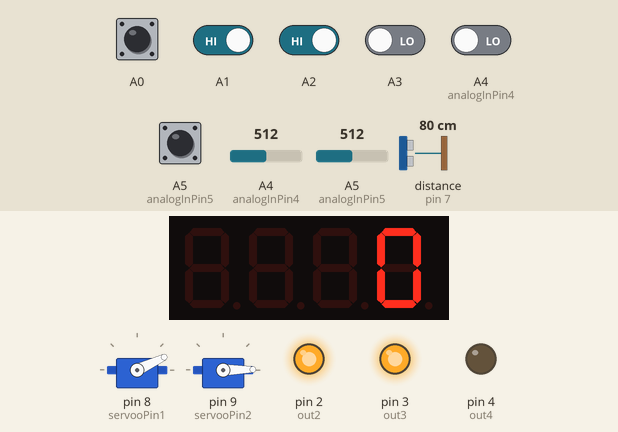
Simulated run of this sketch. Board: Arduino Uno, built with avr-gcc and run on an emulated ATmega328P. Shown: 2 × servo, 4-digit seven-segment display, output pins drawn as LEDs (lit = HIGH). The inputs (shaded band) are chosen by the test bench; at power-on: A0–2, A5 (analogInPin5) HIGH, A3, A4 (analogInPin4) LOW, A4 (analogInPin4) = 512, A5 (analogInPin5) = 512, distance to the obstacle (sensor on pin 7) 80 cm. The echo pulse lasts 58.3 µs per cm; pins used as bus, display or sensor lines are not drawn; what the sketch prints to the serial monitor is not drawn.

Above: at 8.8 s.
8.9 s: A4 (analogInPin4) set to 583
16.9 s: A4 (analogInPin4) set to 612
At 20.2 s:
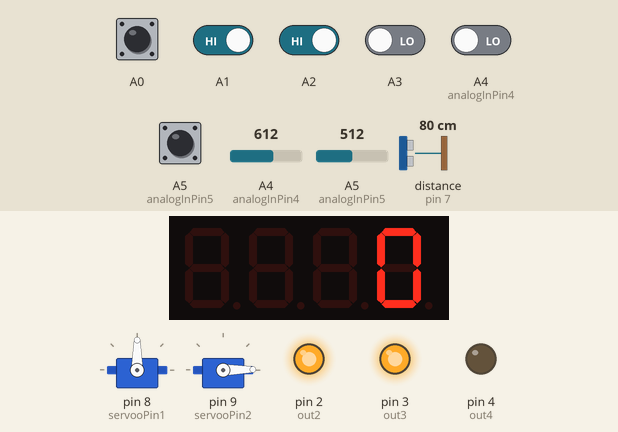
24.9 s: A5 (analogInPin5) set to 610
At 32.8 s:
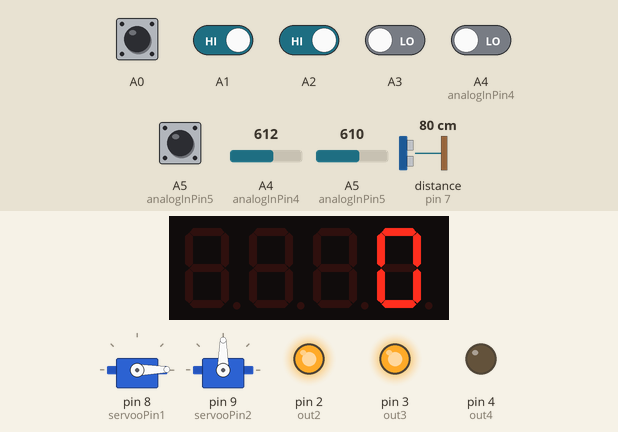
32.9 s: A1 driven LOW
At 44.9 s:
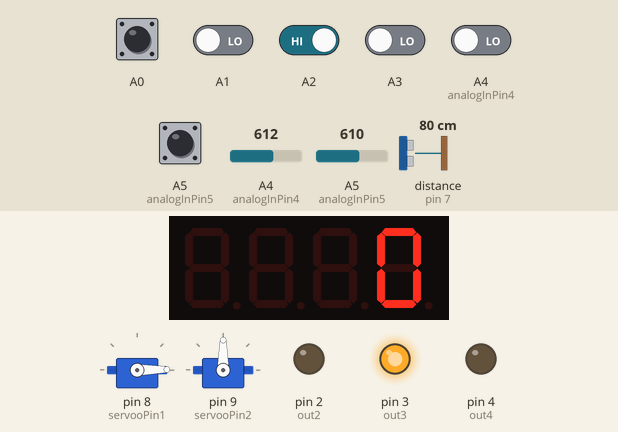
46.9 s: A3 driven HIGH
54.9 s: A2 driven LOW
At 69.4 s:
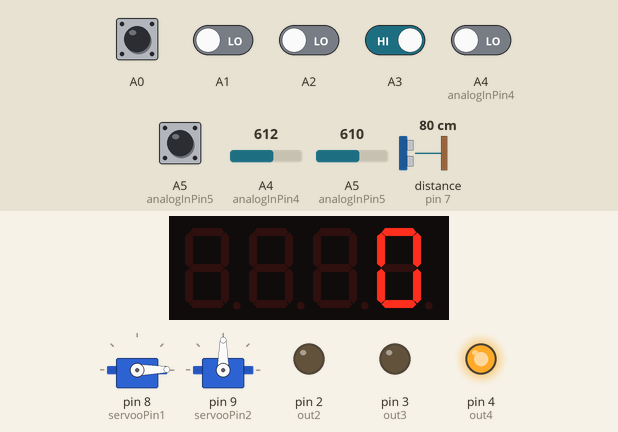
Timing chart, 0 to 71.6 s (numbered marks = the images above; inputs shaded):
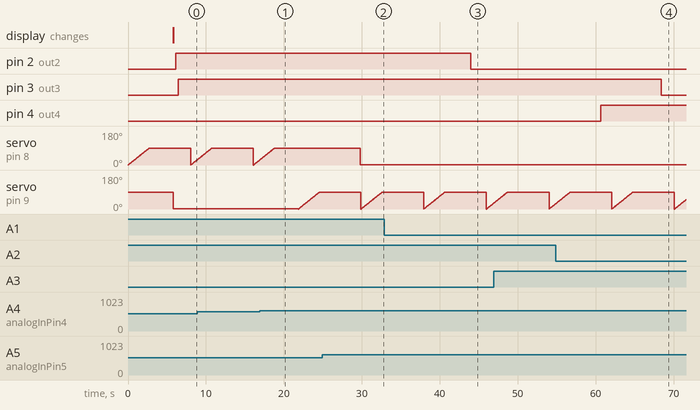

Measured:
- the behaviour switches between 600 and 601 on A4 (analogInPin4) (found by bisection; images 0 and 1)
- after the input at 16.9 s, servo on pin 8 (servooPin1): goes on until 18.8 s, then stays 90°
- after the input at 24.9 s, servo on pin 8 (servooPin1): goes on until 29.8 s, then stays 1°
- after the input at 32.9 s, pin 2 (out2): HIGH → LOW after 11.1 s
- after the input at 54.9 s, pin 3 (out3): HIGH → LOW after 13.5 s
- by itself, servo on pin 9 (servooPin2): ramps from 0° to 90° and jumps back, once every 8.0 s

The sketch:

IOT_SPS.ino
```cpp
#include <Servo.h>
#include <Arduino.h>
#include <TM1637Display.h>
#define CLK 11
#define DIO 12
#define TEST_DELAY   2000
TM1637Display display(CLK, DIO);

const int analogInPin5 = A5; // entry Gate IR
const int analogInPin4 = A4; // Exit Gate IR
int sensorrValue = 0;
//int sensorrValue1 = 1;
int servooPin1 = 8; // entry servo
int servooPin2 = 9; //exit servo

int out1 = 1; //led
int out2 = 2; //led
int out3 = 3; //led
int out4 = 4; //led

const int trigger=6; // ult
const int echo=7;
int buzzer = 13;
float duration,inches,cm;

int count=0;
Servo servoo ;
Servo servoo1 ;

void setup()
{
 Serial.begin(9600);

servoo.attach(servooPin1 = 8); //enrty 8
pinMode(analogInPin5, INPUT);  // entry IR analogInPin5 (A5)

servoo1.attach(servooPin2 = 9); //exit 9
pinMode(analogInPin4, INPUT);  // exit IR analogInPin4 (A4)

 pinMode(A0, INPUT);
 pinMode(A1, INPUT);
 pinMode(A2, INPUT);
 pinMode(A3, INPUT);

 pinMode(out1, OUTPUT);
 pinMode(out2, OUTPUT);
 pinMode(out3, OUTPUT);
 pinMode(out4, OUTPUT);


   pinMode(trigger,OUTPUT);
   pinMode(echo,INPUT);
   pinMode(buzzer, OUTPUT);

}

void loop()
{
  int detect0 = digitalRead(A0);
  int detect1 = digitalRead(A1);
  int detect2 = digitalRead(A2);
  int detect3 = digitalRead(A3);

  int detect5 = digitalRead(A5); //enrty  analogInPin5
  int detect6 = digitalRead(A4); //Exit analogInPin4

  display.setBrightness(0x0f);
  uint8_t data[] = { 0x0, 0x0, 0x0, 0x0 };


//*********************************************************************************************************
  sensorrValue = analogRead(analogInPin5); // IR sensor Enrty gate
   if (sensorrValue <600) // entrance Gate
      {
        for (int j=0;j<=90;j++)
          {
            servoo.write(j);
            delay(30);
            Serial.print("Servo working 1");
          }
        delay(3000);
      }


 if(sensorrValue >600)
  {
  for (int j=90;j>0;j--)
    servoo.write(j);
    Serial.println("Servo working try 2 ");
    delay(60);
  }
//*********************************************************************************************************


//*********************************************************************************************************
display.showNumberDec(count);
//*********************************************************************************************************


//*********************************************************************************************************
int sensorrValue1 = analogRead(analogInPin4); // IR sensor Enrty gate
   if (sensorrValue1 > 600) // entrance Gate
      {
        for (int i=0;i<=90;i++)
          {
            servoo1.write(i);
            delay(30);
            Serial.print("Servo working 2 ");
          }
        delay(3000);
      }
 if(sensorrValue1 <600)
  {
  for (int i=90;i>0;i--)
    servoo1.write(i);
    Serial.println("Servo working try 2 ");
    delay(60);
  }

  if(detect6 != LOW)               // IR 5
  {
    Serial.println("Obastacle on the way exit ");
    display.setSegments(data);
    count--;
    delay(TEST_DELAY);
 }
  else
  {
//    Serial.println("All clear 0");
//    display.setSegments(data);
//    display.showNumberDec(2);
//    delay(TEST_DELAY);
  }
//*********************************************************************************************************

//*********************************************************************************************************
if(detect5 == LOW)               // IR 5
  {
    Serial.println("Obastacle on the way Gate ");
    display.setSegments(data);
    count++;
    delay(TEST_DELAY);
 }
  else
  {
//    Serial.println("All clear 0");
//    display.setSegments(data);
//    display.showNumberDec(2);
//    delay(TEST_DELAY);
  }
//*********************************************************************************************************


//*********************************************************************************************************
 if(detect0 == LOW)               // IR 0
  {
    Serial.println("Obastacle on the way 0 ");
   digitalWrite(out1,0);
  }
  else
  {
    Serial.println("All clear 0");
     digitalWrite(out1,1);
  }
  delay(300);

  if(detect1 == LOW)              // IR 1
  {
    Serial.println("Obastacle on the way 1 ");
   digitalWrite(out2,0);
  }
  else
  {
    Serial.println("All clear 1");
     digitalWrite(out2,1);
  }
  delay(300);

  if(detect2 == LOW)            // IR 2
  {
    Serial.println("Obastacle on the way 2 ");
   digitalWrite(out3,0);
  }
  else
  {
    Serial.println("All clear 2");
     digitalWrite(out3,1);
  }
  delay(300);

   if(detect3 == LOW)            // IR 3
  {
    Serial.println("Obastacle on the way 3 ");
   digitalWrite(out4,0);
  }
  else
  {
    Serial.println("All clear 3");
     digitalWrite(out4,1);
  }
  delay(300);
//*********************************************************************************************************

//**********************************************************************************************************
digitalWrite(trigger,LOW);
   delayMicroseconds(100);
   digitalWrite(trigger,HIGH);
   delayMicroseconds(100);
   digitalWrite(trigger,LOW);
   pinMode(echo,INPUT);
   duration=pulseIn(echo,HIGH);
   cm=(duration/2)/29.1;
  inches=(duration/2)/74;

  if(inches <= 0.70)
  {

    tone(buzzer, 1000,1000);
    }
   else
   {

     noTone(buzzer);
    }

      Serial.print("Duration:");
       Serial.print(inches);
        Serial.print(" inches ");
         Serial.print(cm);
          Serial.println(" cm");
          delay(1000);
//*************************************************************************************************************


}
```
